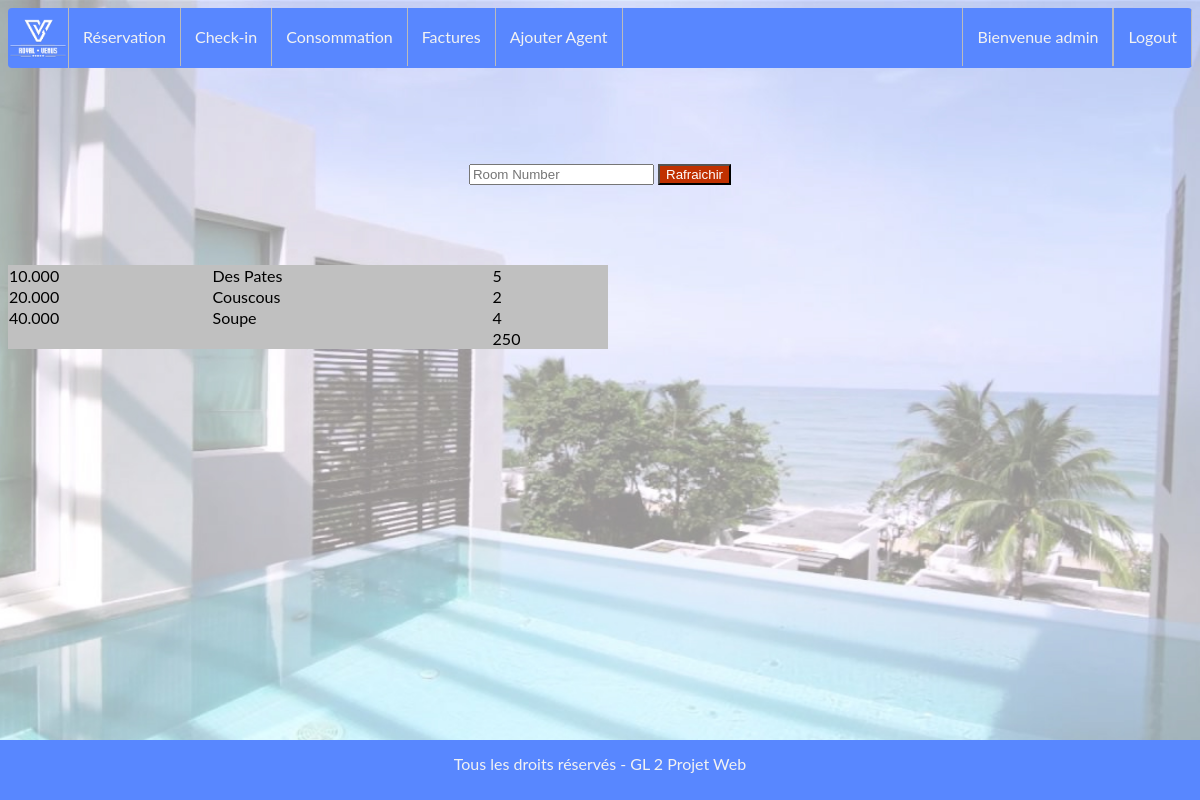
Screenshot of /app/views/facture.php?roomnumber=14 (signed in) with the database file from the repository.
### tables this page shows
CREATE TABLE `facturecomplete` (
  `SEJOURID` int(11) NOT NULL,
  `ELEMENTID` int(11) NOT NULL,
  `Quantite` int(3) DEFAULT NULL
);

CREATE TABLE `elementfacture` (
  `ELEMENTID` int(11) NOT NULL,
  `NAME` varchar(255) DEFAULT NULL,
  `PRICE` decimal(6,3) DEFAULT NULL,
  `TYPE` varchar(50) DEFAULT NULL
);

### app/php/controlClass/BDRequestManager.php (called while the page is built, shortened)
<?php
    require __DIR__ . '/../dataClass/ElementFacture.php';
    class BDRequestManager
    {
        private static $_dbname = "BDHOTEL";
        private static $_user = "root";
        private static $_pwd = "";
        private static $_host = "localhost";
        private static $_bdd = null;
        private static $_bdrm = null;
        private function __construct()
        {
            try {
                self::$_bdd = new PDO("mysql:host=" . self::$_host . ";dbname=" . self::$_dbname . ";charset=utf8",
                    self::$_user,
                    self::$_pwd,
                    array(PDO::MYSQL_ATTR_INIT_COMMAND => 'SET NAMES UTF8'));
            } catch (PDOException $e) {
                die('Erreur : ' . $e->getMessage());
            }
        }
        public static function getInstance()
        {
            if (!self::$_bdrm) {
                self::$_bdrm = new BDRequestManager();
                return self::$_bdrm;
            } else
                return self::$_bdrm;
        }
        public function getSejourFromRoom($room){
            try {
                if (isset(self::$_bdrm)) {
                    $req = self::$_bdd->prepare("SELECT * FROM `sejour` where `CHAMBREID` = ? and RESERVE = ?");
                    $req->execute(array($room,0));
                    $a = $req->fetch(PDO::FETCH_OBJ);
                    if(isset($a->SEJOURID))
                        return $a->SEJOURID;
                    return -1;
                }
            } catch (PDOException $e) {
                print "Erreur : " . $e->getMessage();
                die();
                return -1;
            }
        }
        public function  generateFacture($sejourid){
            $sqlreq = "SELECT * from facturecomplete e
                                inner join elementfacture f on e.ELEMENTID = f.ELEMENTID
                                inner join bdhotel.sejour s on e.SEJOURID = s.SEJOURID
                                where s.SEJOURID  = ? ";
            try {
                if (isset(self::$_bdrm)) {
                    $req = self::$_bdd->prepare($sqlreq);
                    $req->execute(array($sejourid));
                    return $req->fetchAll(PDO::FETCH_CLASS,'ElementFacture');
                }
            } catch (PDOException $e) {
                print "Erreur : " . $e->getMessage();
                die();
                return null;
            }
        }
    }

### app/php/dataClass/ElementFacture.php (the view, shortened to what this page needs)
<?php
class ElementFacture
{
    public $NAME;
    public $PRICE;
    public $Quantite;
    public static function startTable()
    {
        echo "<table bgcolor='silver' width='600px'>";
    }
    public static function endTable()
    {
        echo "</table>";
    }
    public function showInRow()
    {
        echo '<tr><td>' . $this->PRICE . '</td><td>' . $this->NAME . '</td><td>' . $this->Quantite . '</td></tr>';
    }
    public static function printArray($a)
    {
        self::startTable();
        $total = 0;
        foreach ($a as $v) {
            $v->showInRow();
            $total += $v->PRICE * $v->Quantite;
        }
        echo '<tr><td><td><td>' . $total . '</td>';
        self::endTable();
    }
}

### app/views/navbar.php (shortened to what this page needs)
<div id="navbar">
    <a class="logo" href="http://localhost:3000/home"><img src="/app/img/logo_white.png" height="60px"></a>
    <a class="link" href="http://localhost:3000/reservation">Réservation</a>
    <a class="link" href="http://localhost:3000/singlerooms">Check-in</a>
    <a class="link" href="http://localhost:3000/consomation">Consommation</a>
    <a class="link" href="http://localhost:3000/facture">Factures</a>
    <?php
    if ($_SESSION['admin'] === true) {
        echo('<a class="link" href="http://localhost:3000/ajouteragent">Ajouter Agent</a>');
    }
    ?>
    <a class="user" href="login">Logout</a>
    <a class="user" href="#">Bienvenue <?php echo $_SESSION["Prenom"]; ?></a>
    <link rel="stylesheet" type="text/css" href="app/css/navbarstyle.css" media="screen" />
</div>

### app/views/facture.php (shortened to what this page needs)
<?php
include("navbar.php");
?>
<?php require 'app/php/controlClass/BDRequestManager.php';
if (isset($_GET['roomnumber'])) {
    $bdrm = BDRequestManager::getInstance();
    $res = $bdrm->generateFacture($bdrm->getSejourFromRoom($_GET['roomnumber']));
}
?>
<!DOCTYPE html>
<html lang="en">
<head>
    <link rel="stylesheet" href="app/css/globalstyle.css">
</head>
<body>
<div id="parentpage">
    <form method="get">
        <div id="dates">
            <input placeholder="Room Number" type="text" id="date_in" name="roomnumber">
            <input type="submit" onclick='' value="Rafraichir" name="refresh" class="button"/>
        </div>
    </form>
</div>
<div>
    <?php
    if (isset($res)) {
        ElementFacture::printArray($res);
    }
    ?>
</div>
<?php
include("foot.php");
?>
</body>
</html>

### app/views/foot.php (shortened to what this page needs)
<div id="foot">
    <p>Tous les droits réservés - GL 2 Projet Web</p>
    <link rel="stylesheet" type="text/css" href="app/css/footerstyle.css" media="screen"/>
</div>
<br>
<br>

### app/css/navbarstyle.css (style rules this page uses)
#navbar { overflow: hidden; height: 60px; background-color: #5887ff; width: 100%; border-radius: 4px; }
#navbar a { float: left; display: inline-block; color: #f2f2f2; text-align: center; line-height: 30px; text-decoration: none; border-right: 1px solid #bbb; }
#navbar .link { padding: 14px; }
#navbar .user { float: right; display: block; color: #f2f2f2; text-align: center; line-height: 30px; text-decoration: none; border-left: 1px solid #bbb; padding: 14px; }

### app/css/globalstyle.css (style rules this page uses)
html { line-height: 1; background-image: url(../img/bg.jpg); background-attachment: fixed; background-position: center; background-size: cover }
table { border-collapse: collapse; border-spacing: 0; }
caption, th, td { text-align: left; font-weight: normal; vertical-align: middle; }
a img { border: none; }
* { -moz-box-sizing: border-box; -webkit-box-sizing: border-box; box-sizing: border-box; }
body { text-align: center; font-family: 'Lato', 'sans-serif'; font-weight: 400; }
a { text-decoration: none; }
header, form { padding: 4em 10%; }

### app/css/footerstyle.css (style rules this page uses)
#foot { overflow: hidden; height: 60px; background-color: #5887ff; width: 100%; color: #f2f2f2; text-align: center; position: fixed; bottom: 0; left: 0; right: 0; margin: 0; padding: 0; display: block; }

### app/views/facture.php (style rules this page uses)
input.button { background: #c03000; color: white; }

### rows the page displays
facturecomplete: ELEMENTID.PRICE "10.000", ELEMENTID.NAME "Des Pates", Quantite "5"
facturecomplete: ELEMENTID.PRICE "20.000", ELEMENTID.NAME "Couscous", Quantite "2"
facturecomplete: ELEMENTID.PRICE "40.000", ELEMENTID.NAME "Soupe", Quantite "4"

### other values shown
$_SESSION["Prenom"] "admin"
$total "250"
